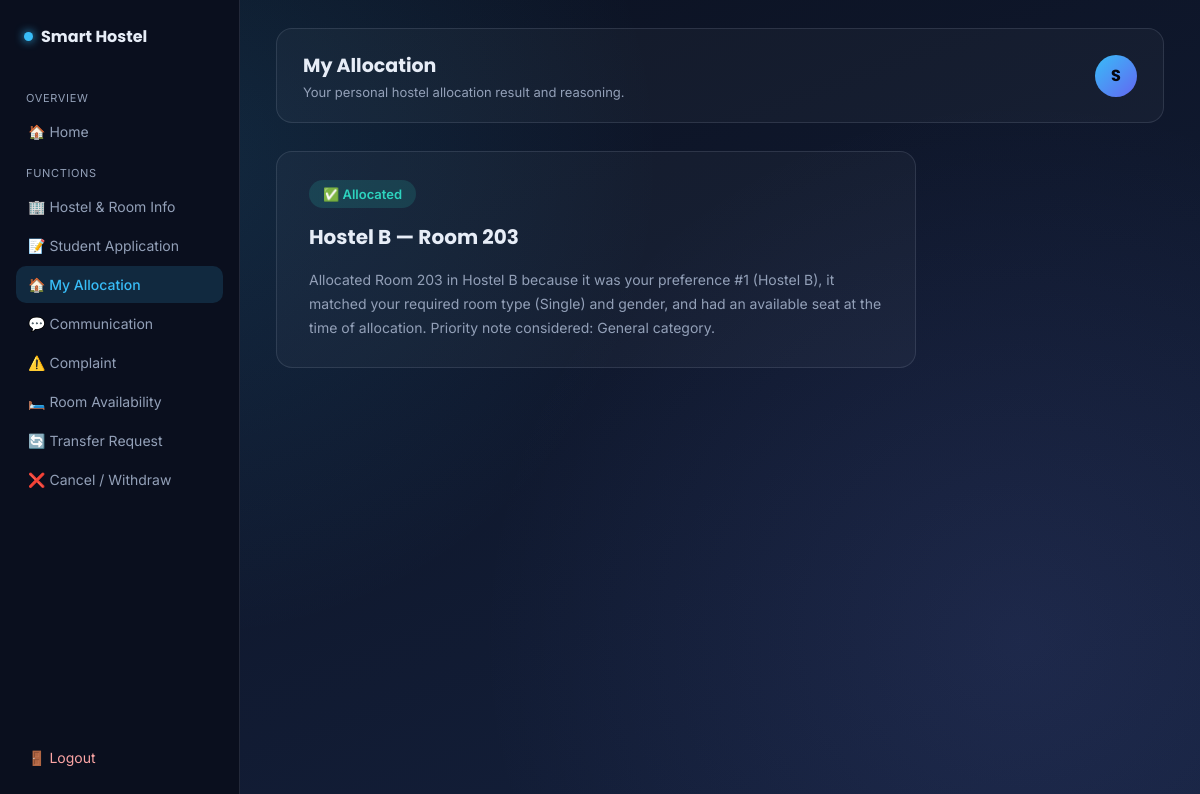
Page /my-allocation (signed in) on the committed database.
### tables this page shows
CREATE TABLE applications (
            id INTEGER PRIMARY KEY AUTOINCREMENT,
            user_id TEXT NOT NULL,
            full_name TEXT NOT NULL,
            gender TEXT NOT NULL,
            course TEXT NOT NULL,
            room_type TEXT NOT NULL,
            pref1_hostel TEXT NOT NULL,
            pref2_hostel TEXT NOT NULL,
            pref3_hostel TEXT NOT NULL,
            priority_note TEXT NOT NULL,
            status TEXT NOT NULL DEFAULT 'Pending',
            allocated_hostel TEXT,
            allocated_room TEXT,
            reasoning TEXT
        );

### app.py (the view)
@app.route("/my-allocation")
def my_allocation():
    if session.get("role") != "student":
        return redirect(url_for("login"))
    application = get_application_for_user(session["user_id"])
    return render_template("my_allocation.html", application=application, user_id=session["user_id"])

### database.py (called while the page is built)
def get_application_for_user(user_id):
    conn = sqlite3.connect(DB_NAME)
    conn.row_factory = sqlite3.Row
    cursor = conn.cursor()
    cursor.execute("SELECT * FROM applications WHERE user_id = ?", (user_id,))
    row = cursor.fetchone()
    conn.close()
    return dict(row) if row else None

### templates/my_allocation.html (shortened to what this page needs)
<!DOCTYPE html>
<html lang="en">
<head>
    <link rel="stylesheet" href="{{ url_for('static', filename='style.css') }}">
</head>
<body class="dash-shell">
    <aside class="sidebar">
        <div class="sidebar-brand">
            <span class="brand-dot"></span> Smart Hostel
        </div>
        <nav class="sidebar-nav">
            <span class="nav-label">Overview</span>
            <a href="{{ url_for('student_dashboard') }}" class="nav-link">🏠 Home</a>
            <span class="nav-label">Functions</span>
            <a href="{{ url_for('coming_soon', feature='Hostel & Room Information') }}" class="nav-link">🏢 Hostel & Room Info</a>
            <a href="{{ url_for('apply_hostel') }}" class="nav-link">📝 Student Application</a>
            <a href="{{ url_for('my_allocation') }}" class="nav-link active">🏠 My Allocation</a>
            <a href="{{ url_for('coming_soon', feature='Communication') }}" class="nav-link">💬 Communication</a>
            <a href="{{ url_for('coming_soon', feature='Complaint') }}" class="nav-link">⚠️ Complaint</a>
            <a href="{{ url_for('coming_soon', feature='Room Availability / Vacancy') }}" class="nav-link">🛏️ Room Availability</a>
            <a href="{{ url_for('coming_soon', feature='Transfer Request') }}" class="nav-link">🔄 Transfer Request</a>
            <a href="{{ url_for('coming_soon', feature='Cancel / Withdraw') }}" class="nav-link">❌ Cancel / Withdraw</a>
        </nav>
        <a href="{{ url_for('logout') }}" class="sidebar-logout">🚪 Logout</a>
    </aside>
    <div class="dash-content">
        <header class="dash-topbar">
            <div>
                <h2>My Allocation</h2>
                <p>Your personal hostel allocation result and reasoning.</p>
            </div>
            <div class="topbar-avatar">{{ user_id[0]|upper }}</div>
        </header>
        {% if not application %}
        <div class="application-panel">
            <h3>No application found</h3>
            <p style="color: var(--text-muted); font-size: 14px;">
                We don't have a hostel application on file for your account ({{ user_id }}) yet.
                This demo currently uses sample data for accounts <strong>student1</strong> through
                <strong>student5</strong> — log in as one of these to see a live example.
            </p>
        </div>
        {% elif application.status == 'Allocated' %}
        <div class="application-panel allocation-result allocation-success">
            <div class="allocation-badge">✅ Allocated</div>
            <h3>{{ application.allocated_hostel }} — Room {{ application.allocated_room }}</h3>
            <p class="reasoning-text">{{ application.reasoning }}</p>
        </div>
        {% else %}
        <div class="application-panel allocation-result allocation-waitlisted">
            <div class="allocation-badge badge-waitlisted">🟡 Waitlisted</div>
            <h3>You're currently on the waiting list</h3>
            <p class="reasoning-text">{{ application.reasoning }}</p>
        </div>
        {% endif %}
    </div>
</body>
</html>

### static/style.css (style rules this page uses)
:root { --bg-deep: #0b1120; --bg-mid: #14203c; --accent: #38bdf8; --accent-soft: rgba(56, 189, 248, 0.15); --text-main: #e7edf7; --text-muted: #93a0b8; --glass-border: rgba(148, 163, 184, 0.18); }
* { box-sizing: border-box; }
body { margin: 0; min-height: 100vh; font-family: 'Inter', sans-serif; color: var(--text-main); background: radial-gradient(circle at 15% 20%, rgba(56, 189, 248, 0.12), transparent 40%), radial-gradient(circle at 85% 80%, rgba(129, 140, 248, 0.10), transparent 45%), linear-gradient(160deg, var(--bg-deep) 0%, var(--bg-mid) 100%); display: flex; align-items: center; justify-content: center; padding: 24px; }
.dash-shell { display: flex; align-items: initial; justify-content: initial; padding: 0; min-height: 100vh; }
.sidebar { width: 240px; flex-shrink: 0; background: #0a0f1e; border-right: 1px solid var(--glass-border); padding: 24px 16px; display: flex; flex-direction: column; position: sticky; top: 0; height: 100vh; }
.sidebar-brand { font-family: 'Poppins', sans-serif; font-weight: 700; font-size: 16px; display: flex; align-items: center; gap: 8px; padding: 0 8px; margin-bottom: 28px; }
.brand-dot { width: 9px; height: 9px; border-radius: 50%; background: var(--accent); box-shadow: 0 0 10px var(--accent); }
.sidebar-nav { display: flex; flex-direction: column; gap: 2px; flex: 1; }
.nav-label { font-size: 11px; text-transform: uppercase; letter-spacing: 0.06em; color: var(--text-muted); padding: 14px 10px 6px; }
.nav-link { color: var(--text-muted); text-decoration: none; font-size: 14px; padding: 10px 12px; border-radius: 10px; }
.nav-link.active { background: var(--accent-soft); color: var(--accent); font-weight: 500; }
.sidebar-logout { color: #fca5a5; text-decoration: none; font-size: 14px; padding: 10px 12px; border-radius: 10px; margin-top: 12px; }
.dash-content { flex: 1; padding: 28px 36px 48px; max-width: 1200px; }
.dash-topbar { display: flex; align-items: center; justify-content: space-between; background: rgba(255, 255, 255, 0.03); border: 1px solid var(--glass-border); border-radius: 16px; padding: 22px 26px; margin-bottom: 28px; }
.dash-topbar h2 { font-family: 'Poppins', sans-serif; margin: 0 0 4px; font-size: 19px; }
.dash-topbar p { margin: 0; color: var(--text-muted); font-size: 13px; }
.topbar-avatar { width: 42px; height: 42px; border-radius: 50%; background: linear-gradient(135deg, #38bdf8, #6366f1); color: #05070d; display: flex; align-items: center; justify-content: center; font-weight: 700; font-family: 'Poppins', sans-serif; }
.application-panel { background: rgba(255, 255, 255, 0.03); border: 1px solid var(--glass-border); border-radius: 16px; padding: 28px 32px; max-width: 720px; }
.application-panel h3 { font-family: 'Poppins', sans-serif; font-size: 17px; margin: 0 0 18px; }
.allocation-result { max-width: 640px; }
.allocation-badge { display: inline-block; padding: 6px 14px; border-radius: 999px; font-size: 13px; font-weight: 600; margin-bottom: 14px; background: rgba(45, 212, 191, 0.15); color: #2dd4bf; }
.allocation-success h3, .allocation-waitlisted h3 { margin: 0 0 16px; font-family: 'Poppins', sans-serif; font-size: 20px; }
.reasoning-text { color: var(--text-muted); font-size: 14px; line-height: 1.7; margin: 0; }

### rows in the picture
applications: allocated_hostel "Hostel B", allocated_room "203", reasoning "Allocated Room 203 in Hostel B because it was your preference #1 (Hostel B), it matched your required room type (Single) and gender, and had an available seat at the time of allocation. Priority note considered: General category."

### other values in the picture
{{ user_id[0]|upper }} "S"
